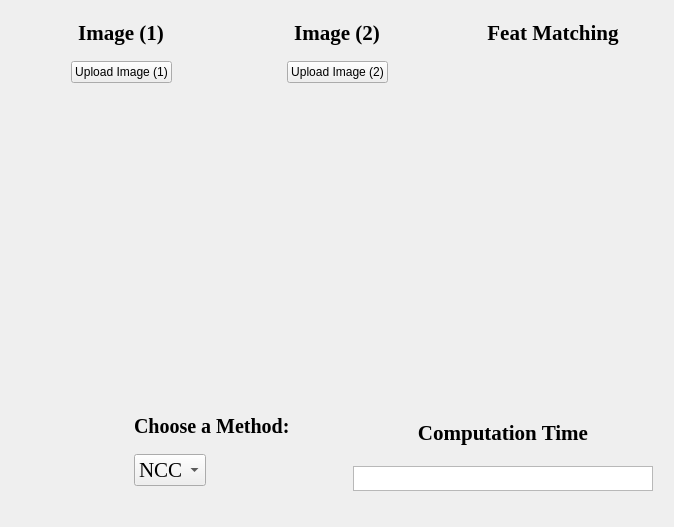
  <widget class="QWidget" name="SSD">
   <attribute name="title">
    <string>SSD</string>
   </attribute>
   <layout class="QGridLayout" name="gridLayout_4">
    <item row="0" column="0">
     <layout class="QHBoxLayout" name="horizontalLayout_17">
      <item>
       <spacer name="horizontalSpacer_31">
        <property name="orientation">
         <enum>Qt::Horizontal</enum>
        </property>
        <property name="sizeType">
         <enum>QSizePolicy::Fixed</enum>
        </property>
        <property name="sizeHint" stdset="0">
         <size>
          <width>10</width>
          <height>20</height>
         </size>
        </property>
       </spacer>
      </item>
      <item>
       <layout class="QVBoxLayout" name="verticalLayout_18">
        <item>
         <spacer name="verticalSpacer_16">
          <property name="orientation">
           <enum>Qt::Vertical</enum>
          </property>
          <property name="sizeType">
           <enum>QSizePolicy::Fixed</enum>
          </property>
          <property name="sizeHint" stdset="0">
           <size>
            <width>20</width>
            <height>10</height>
           </size>
          </property>
         </spacer>
        </item>
        <item>
         <layout class="QVBoxLayout" name="verticalLayout_17">
          <item>
           <layout class="QHBoxLayout" name="horizontalLayout_12">
            <item>
             <layout class="QVBoxLayout" name="verticalLayout_9">
              <item>
               <widget class="QLabel" name="label">
                <property name="font">
                 <font>
                  <family>Georgia</family>
                  <pointsize>16</pointsize>
                  <bold>true</bold>
                 </font>
                </property>
                <property name="text">
                 <string>Image (1)</string>
                </property>
                <property name="alignment">
                 <set>Qt::AlignCenter</set>
                </property>
               </widget>
              </item>
              <item>
               <spacer name="verticalSpacer">
                <property name="orientation">
                 <enum>Qt::Vertical</enum>
                </property>
                <property name="sizeType">
                 <enum>QSizePolicy::Fixed</enum>
                </property>
                <property name="sizeHint" stdset="0">
                 <size>
                  <width>20</width>
                  <height>10</height>
                 </size>
                </property>
               </spacer>
              </item>
              <item>
               <layout class="QHBoxLayout" name="horizontalLayout_18">
                <item>
                 <spacer name="horizontalSpacer_32">
                  <property name="orientation">
                   <enum>Qt::Horizontal</enum>
                  </property>
                  <property name="sizeHint" stdset="0">
                   <size>
                    <width>40</width>
                    <height>20</height>
                   </size>
                  </property>
                 </spacer>
                </item>
                <item>
                 <widget class="QPushButton" name="upload_image1">
                  <property name="text">
                   <string>Upload Image (1)</string>
                  </property>
                 </widget>
                </item>
                <item>
                 <spacer name="horizontalSpacer_33">
                  <property name="orientation">
                   <enum>Qt::Horizontal</enum>
                  </property>
                  <property name="sizeHint" stdset="0">
                   <size>
                    <width>40</width>
                    <height>20</height>
                   </size>
                  </property>
                 </spacer>
                </item>
               </layout>
              </item>
              <item>
               <widget class="GraphicsLayoutWidget" name="originial_image_graph" native="true">
                <property name="sizePolicy">
                 <sizepolicy hsizetype="Expanding" vsizetype="Expanding">
                  <horstretch>0</horstretch>
                  <verstretch>0</verstretch>
                 </sizepolicy>
                </property>
                <property name="minimumSize">
                 <size>
                  <width>200</width>
                  <height>250</height>
                 </size>
                </property>
                <property name="maximumSize">
                 <size>
                  <width>16777215</width>
                  <height>500</height>
                 </size>
                </property>
               </widget>
              </item>
             </layout>
            </item>
            <item>
             <spacer name="horizontalSpacer">
              <property name="orientation">
               <enum>Qt::Horizontal</enum>
              </property>
              <property name="sizeType">
               <enum>QSizePolicy::Fixed</enum>
              </property>
              <property name="sizeHint" stdset="0">
               <size>
                <width>10</width>
                <height>20</height>
               </size>
              </property>
             </spacer>
            </item>
            <item>
             <layout class="QVBoxLayout" name="verticalLayout_11">
              <item>
               <widget class="QLabel" name="label_11">
                <property name="font">
                 <font>
                  <family>Georgia</family>
                  <pointsize>16</pointsize>
                  <bold>true</bold>
                 </font>
                </property>
                <property name="text">
                 <string>Image (2)</string>
                </property>
                <property name="alignment">
                 <set>Qt::AlignCenter</set>
                </property>
               </widget>
              </item>
              <item>
               <spacer name="verticalSpacer_2">
                <property name="orientation">
                 <enum>Qt::Vertical</enum>
                </property>
                <property name="sizeType">
                 <enum>QSizePolicy::Fixed</enum>
                </property>
                <property name="sizeHint" stdset="0">
                 <size>
                  <width>20</width>
                  <height>10</height>
                 </size>
                </property>
               </spacer>
              </item>
              <item>
               <layout class="QHBoxLayout" name="horizontalLayout_19">
                <item>
                 <spacer name="horizontalSpacer_34">
                  <property name="orientation">
                   <enum>Qt::Horizontal</enum>
                  </property>
                  <property name="sizeHint" stdset="0">
                   <size>
                    <width>40</width>
                    <height>20</height>
                   </size>
                  </property>
                 </spacer>
                </item>
                <item>
                 <widget class="QPushButton" name="upload_image2">
                  <property name="text">
                   <string>Upload Image (2)</string>
                  </property>
                 </widget>
                </item>
                <item>
                 <spacer name="horizontalSpacer_35">
                  <property name="orientation">
                   <enum>Qt::Horizontal</enum>
                  </property>
                  <property name="sizeHint" stdset="0">
                   <size>
                    <width>40</width>
                    <height>20</height>
                   </size>
                  </property>
                 </spacer>
                </item>
               </layout>
              </item>
              <item>
               <widget class="GraphicsLayoutWidget" name="template_image_graph" native="true">
                <property name="sizePolicy">
                 <sizepolicy hsizetype="Expanding" vsizetype="Expanding">
                  <horstretch>0</horstretch>
                  <verstretch>0</verstretch>
                 </sizepolicy>
                </property>
                <property name="minimumSize">
                 <size>
                  <width>200</width>
                  <height>250</height>
                 </size>
                </property>
                <property name="maximumSize">
                 <size>
                  <width>16777215</width>
                  <height>500</height>
                 </size>
                </property>
               </widget>
              </item>
             </layout>
            </item>
            <item>
             <spacer name="horizontalSpacer_2">
              <property name="orientation">
               <enum>Qt::Horizontal</enum>
              </property>
              <property name="sizeType">
               <enum>QSizePolicy::Fixed</enum>
              </property>
              <property name="sizeHint" stdset="0">
               <size>
                <width>10</width>
                <height>20</height>
               </size>
              </property>
             </spacer>
            </item>
            <item>
             <layout class="QVBoxLayout" name="verticalLayout_12">
              <item>
               <widget class="QLabel" name="label_12">
                <property name="font">
                 <font>
                  <family>Georgia</family>
                  <pointsize>16</pointsize>
                  <bold>true</bold>
                 </font>
                </property>
                <property name="text">
                 <string>Feat Matching</string>
                </property>
                <property name="alignment">
                 <set>Qt::AlignCenter</set>
                </property>
               </widget>
              </item>
              <item>
               <spacer name="verticalSpacer_4">
                <property name="orientation">
                 <enum>Qt::Vertical</enum>
                </property>
                <property name="sizeType">
                 <enum>QSizePolicy::Fixed</enum>
                </property>
                <property name="sizeHint" stdset="0">
                 <size>
                  <width>20</width>
                  <height>10</height>
                 </size>
                </property>
               </spacer>
              </item>
              <item>
               <widget class="GraphicsLayoutWidget" name="matching_result_graph" native="true">
                <property name="sizePolicy">
                 <sizepolicy hsizetype="Expanding" vsizetype="Expanding">
                  <horstretch>0</horstretch>
                  <verstretch>0</verstretch>
                 </sizepolicy>
                </property>
                <property name="minimumSize">
                 <size>
                  <width>200</width>
                  <height>250</height>
                 </size>
                </property>
                <property name="maximumSize">
                 <size>
                  <width>16777215</width>
                  <height>500</height>
                 </size>
                </property>
               </widget>
              </item>
             </layout>
            </item>
           </layout>
          </item>
          <item>
           <spacer name="verticalSpacer_15">
            <property name="orientation">
             <enum>Qt::Vertical</enum>
            </property>
            <property name="sizeType">
             <enum>QSizePolicy::Fixed</enum>
            </property>
            <property name="sizeHint" stdset="0">
             <size>
              <width>20</width>
              <height>20</height>
             </size>
            </property>
           </spacer>
          </item>
          <item>
           <layout class="QHBoxLayout" name="horizontalLayout_16">
            <item>
             <spacer name="horizontalSpacer_28">
              <property name="orientation">
               <enum>Qt::Horizontal</enum>
              </property>
              <property name="sizeHint" stdset="0">
               <size>
                <width>40</width>
                <height>20</height>
               </size>
              </property>
             </spacer>
            </item>
            <item>
             <spacer name="horizontalSpacer_29">
              <property name="orientation">
               <enum>Qt::Horizontal</enum>
              </property>
              <property name="sizeHint" stdset="0">
               <size>
                <width>40</width>
                <height>20</height>
               </size>
              </property>
             </spacer>
            </item>
           </layout>
          </item>
          <item>
           <spacer name="verticalSpacer_14">
            <property name="orientation">
             <enum>Qt::Vertical</enum>
            </property>
            <property name="sizeType">
             <enum>QSizePolicy::Fixed</enum>
            </property>
            <property name="sizeHint" stdset="0">
             <size>
              <width>20</width>
              <height>20</height>
             </size>
            </property>
           </spacer>
          </item>
          <item>
           <layout class="QHBoxLayout" name="horizontalLayout_15">
            <item>
             <layout class="QVBoxLayout" name="verticalLayout_16">
              <item>
               <layout class="QHBoxLayout" name="horizontalLayout_13">
                <item>
                 <spacer name="horizontalSpacer_21">
                  <property name="orientation">
                   <enum>Qt::Horizontal</enum>
                  </property>
                  <property name="sizeType">
                   <enum>QSizePolicy::Expanding</enum>
                  </property>
                  <property name="sizeHint" stdset="0">
                   <size>
                    <width>42</width>
                    <height>20</height>
                   </size>
                  </property>
                 </spacer>
                </item>
               </layout>
              </item>
              <item>
               <spacer name="verticalSpacer_7">
                <property name="orientation">
                 <enum>Qt::Vertical</enum>
                </property>
                <property name="sizeType">
                 <enum>QSizePolicy::Fixed</enum>
                </property>
                <property name="sizeHint" stdset="0">
                 <size>
                  <width>20</width>
                  <height>10</height>
                 </size>
                </property>
               </spacer>
              </item>
              <item>
               <layout class="QHBoxLayout" name="horizontalLayout_14">
                <item>
                 <spacer name="horizontalSpacer_22">
                  <property name="orientation">
                   <enum>Qt::Horizontal</enum>
                  </property>
                  <property name="sizeType">
                   <enum>QSizePolicy::Expanding</enum>
                  </property>
                  <property name="sizeHint" stdset="0">
                   <size>
                    <width>10</width>
                    <height>20</height>
                   </size>
                  </property>
                 </spacer>
                </item>
               </layout>
              </item>
             </layout>
            </item>
            <item>
             <spacer name="horizontalSpacer_26">
              <property name="orientation">
               <enum>Qt::Horizontal</enum>
              </property>
              <property name="sizeType">
               <enum>QSizePolicy::Expanding</enum>
              </property>
              <property name="sizeHint" stdset="0">
               <size>
                <width>10</width>
                <height>20</height>
               </size>
              </property>
             </spacer>
            </item>
            <item>
             <layout class="QVBoxLayout" name="verticalLayout_14">
              <item>
               <spacer name="verticalSpacer_5">
                <property name="orientation">
                 <enum>Qt::Vertical</enum>
                </property>
                <property name="sizeType">
                 <enum>QSizePolicy::Fixed</enum>
                </property>
                <property name="sizeHint" stdset="0">
                 <size>
                  <width>20</width>
                  <height>10</height>
                 </size>
                </property>
               </spacer>
              </item>
              <item>
               <widget class="QLabel" name="label_5">
                <property name="font">
                 <font>
                  <family>Georgia</family>
                  <pointsize>15</pointsize>
                  <bold>true</bold>
                 </font>
                </property>
                <property name="text">
                 <string>Choose a Method:</string>
                </property>
               </widget>
              </item>
              <item>
               <spacer name="verticalSpacer_24">
                <property name="orientation">
                 <enum>Qt::Vertical</enum>
                </property>
                <property name="sizeType">
                 <enum>QSizePolicy::Fixed</enum>
                </property>
                <property name="sizeHint" stdset="0">
                 <size>
                  <width>20</width>
                  <height>10</height>
                 </size>
                </property>
               </spacer>
              </item>
              <item>
               <widget class="QComboBox" name="matching_method_selection">
                <property name="sizePolicy">
                 <sizepolicy hsizetype="Fixed" vsizetype="Fixed">
                  <horstretch>0</horstretch>
                  <verstretch>0</verstretch>
                 </sizepolicy>
                </property>
                <property name="font">
                 <font>
                  <family>Georgia</family>
                  <pointsize>16</pointsize>
                  <italic>false</italic>
                  <bold>false</bold>
                 </font>
                </property>
                <item>
                 <property name="text">
                  <string>NCC</string>
                 </property>
                </item>
                <item>
                 <property name="text">
                  <string>SSD</string>
                 </property>
                </item>
               </widget>
              </item>
              <item>
               <spacer name="verticalSpacer_6">
                <property name="orientation">
                 <enum>Qt::Vertical</enum>
                </property>
                <property name="sizeType">
                 <enum>QSizePolicy::Fixed</enum>
                </property>
                <property name="sizeHint" stdset="0">
                 <size>
                  <width>20</width>
                  <height>20</height>
                 </size>
                </property>
               </spacer>
              </item>
             </layout>
            </item>
            <item>
             <spacer name="horizontalSpacer_27">
              <property name="orientation">
               <enum>Qt::Horizontal</enum>
              </property>
              <property name="sizeType">
               <enum>QSizePolicy::Expanding</enum>
              </property>
              <property name="sizeHint" stdset="0">
               <size>
                <width>10</width>
                <height>20</height>
               </size>
              </property>
             </spacer>
            </item>
            <item>
             <layout class="QVBoxLayout" name="verticalLayout_13">
              <item>
               <widget class="QLabel" name="label_15">
                <property name="sizePolicy">
                 <sizepolicy hsizetype="Fixed" vsizetype="Fixed">
                  <horstretch>0</horstretch>
                  <verstretch>0</verstretch>
                 </sizepolicy>
                </property>
                <property name="minimumSize">
                 <size>
                  <width>300</width>
                  <height>25</height>
                 </size>
                </property>
                <property name="maximumSize">
                 <size>
                  <width>300</width>
                  <height>25</height>
                 </size>
                </property>
                <property name="font">
                 <font>
                  <family>Georgia</family>
                  <pointsize>16</pointsize>
                  <bold>true</bold>
                 </font>
                </property>
                <property name="text">
                 <string>Computation Time</string>
                </property>
                <property name="alignment">
                 <set>Qt::AlignCenter</set>
                </property>
               </widget>
              </item>
              <item>
               <widget class="QTextEdit" name="computation_time_text">
                <property name="sizePolicy">
                 <sizepolicy hsizetype="Fixed" vsizetype="Fixed">
                  <horstretch>0</horstretch>
                  <verstretch>0</verstretch>
                 </sizepolicy>
                </property>
                <property name="minimumSize">
                 <size>
                  <width>300</width>
                  <height>25</height>
                 </size>
                </property>
                <property name="maximumSize">
                 <size>
                  <width>300</width>
                  <height>25</height>
                 </size>
                </property>
                <property name="styleSheet">
                 <string notr="true">font: 12pt &quot;Segoe UI&quot;;</string>
                </property>
                <property name="readOnly">
                 <bool>true</bool>
                </property>
               </widget>
              </item>
             </layout>
            </item>
           </layout>
          </item>
         </layout>
        </item>
        <item>
         <spacer name="verticalSpacer_17">
          <property name="orientation">
           <enum>Qt::Vertical</enum>
          </property>
          <property name="sizeType">
           <enum>QSizePolicy::Fixed</enum>
          </property>
          <property name="sizeHint" stdset="0">
           <size>
            <width>20</width>
            <height>10</height>
           </size>
          </property>
         </spacer>
        </item>
       </layout>
      </item>
      <item>
       <spacer name="horizontalSpacer_30">
        <property name="orientation">
         <enum>Qt::Horizontal</enum>
        </property>
        <property name="sizeType">
         <enum>QSizePolicy::Fixed</enum>
        </property>
        <property name="sizeHint" stdset="0">
         <size>
          <width>10</width>
          <height>20</height>
         </size>
        </property>
       </spacer>
      </item>
     </layout>
    </item>
   </layout>
  </widget>
